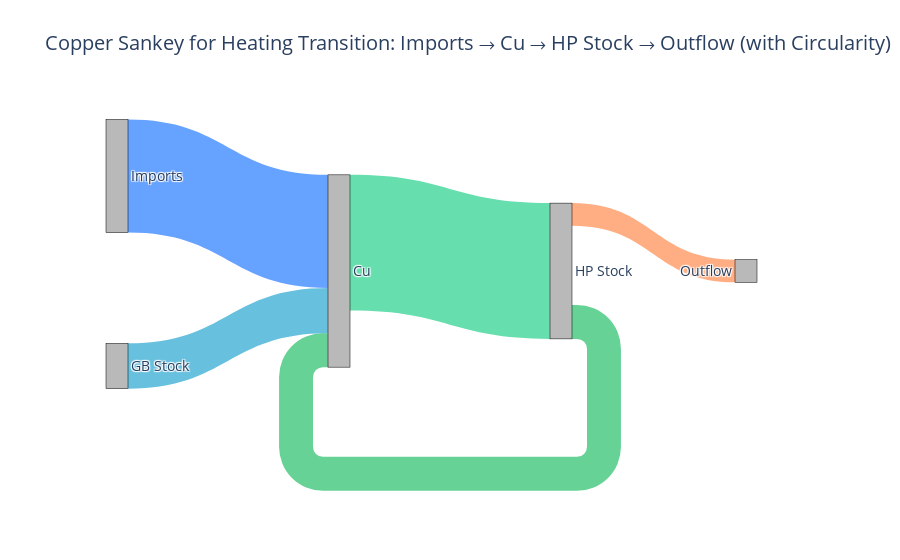

Notebook cell for this chart:
### Code cell
labels = [
    "Imports",       # 0
    "GB Stock",      # 1
    "Cu",            # 2
    "HP Stock",      # 3
    "Outflow"        # 4
]

# Example flows 
flow_imports_to_cu = 50
flow_gb_to_cu = 20
flow_cu_to_hp = 60
flow_hp_to_cu = 15      # circular recovered flow
flow_hp_to_outflow = 10 # unrecoverable flow

sources = [
    0,  # Imports -> Cu
    1,  # GB Stock -> Cu
    2,  # Cu -> HP Stock
    3,  # HP Stock -> Cu (circular flow)
    3   # HP Stock -> Outflow
]

targets = [
    2,  # Cu
    2,  # Cu
    3,  # HP Stock
    2,  # Cu (circularity)
    4   # Outflow
]

values = [
    flow_imports_to_cu,
    flow_gb_to_cu,
    flow_cu_to_hp,
    flow_hp_to_cu,
    flow_hp_to_outflow
]

colors = [
    "rgba(0,100,255,0.6)",   # Imports -> Cu
    "rgba(0,150,200,0.6)",   # GB -> Cu
    "rgba(0,200,120,0.6)",   # Cu -> HP
    "rgba(0,180,80,0.6)",    # HP -> Cu (recycled)
    "rgba(255,120,50,0.6)"   # HP -> Outflow
]

# -------------------------------------------------
# Fixed positions for 4 layers 
node_x = [0.05, 0.05, 0.35, 0.65, 0.90]
node_y = [0.2, 0.7, 0.45, 0.45, 0.45]

fig = go.Figure(data=[go.Sankey(
    arrangement="fixed",
    node=dict(
        pad=20,
        thickness=22,
        line=dict(color="black", width=0.5),
        label=labels,
        x=node_x,
        y=node_y,
        color="rgba(80,80,80,0.4)"
    ),
    link=dict(
        source=sources,
        target=targets,
        value=values,
        color=colors
    )
)])

fig.update_layout(
    title_text="Copper Sankey for Heating Transition: Imports → Cu → HP Stock → Outflow (with Circularity)",
    font_size=14
)

fig.show()

### Figure 1 — Plotly figure (JSON) as saved in the notebook; plotly's stock layout.template omitted (floating-point values rounded to 4 significant figures)
{"data": [{"arrangement": "fixed", "link": {"color": ["rgba(0,100,255,0.6)", "rgba(0,150,200,0.6)", "rgba(0,200,120,0.6)", "rgba(0,180,80,0.6)", "rgba(255,120,50,0.6)"], "source": [0, 1, 2, 3, 3], "target": [2, 2, 3, 2, 4], "value": [50, 20, 60, 15, 10]}, "node": {"color": "rgba(80,80,80,0.4)", "label": ["Imports", "GB Stock", "Cu", "HP Stock", "Outflow"], "line": {"color": "black", "width": 0.5}, "pad": 20, "thickness": 22, "x": [0.05, 0.05, 0.35, 0.65, 0.9], "y": [0.2, 0.7, 0.45, 0.45, 0.45]}, "type": "sankey"}], "layout": {"font": {"size": 14}, "title": {"text": "Copper Sankey for Heating Transition: Imports → Cu → HP Stock → Outflow (with Circularity)"}}}
